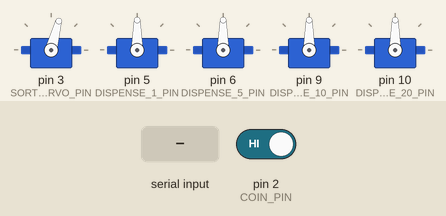
Simulated run of this sketch. Board: Arduino Uno, built with avr-gcc and run on an emulated ATmega328P. Shown: 5 × servo. The test bench sets the inputs (shaded band); at power-on: pin 2 (COIN_PIN) HIGH. What the sketch prints to the serial monitor is not drawn.

Above: at 1.7 s.
1.8 s: pin 2 (COIN_PIN) driven LOW
At 2.7 s:
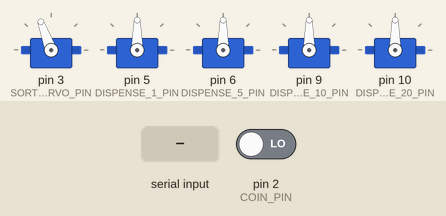
4.3 s: "DISPENSE:\n" received over Serial
Timing chart, 0 to 7.3 s (numbered marks = the images above; inputs shaded):
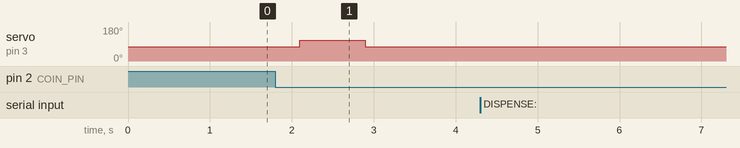

The sketch:

acceptor_sorter_dispenser.ino
```cpp
#include <Servo.h>

// --- Coin Acceptor ---
volatile int pulseCount = 0;
int intervalCounter = 0;
const unsigned long intervalThreshold = 30;  // Adjustable delay ticks

// --- Sorter Servo ---
Servo sorter;
const int SORTER_SERVO_PIN = 3;
const int COIN_PIN = 2;

// --- Sorter Angles ---
const int CENTER = 75;
const int LEFT = 40;
const int RIGHT = 110;

// --- Dispenser Servos ---
Servo dispenser1, dispenser5, dispenser10, dispenser20;
const int DISPENSE_1_PIN = 5;
const int DISPENSE_5_PIN = 6;
const int DISPENSE_10_PIN = 9;
const int DISPENSE_20_PIN = 10;

void setup() {
  pinMode(COIN_PIN, INPUT);
  attachInterrupt(digitalPinToInterrupt(COIN_PIN), incomingPulse, FALLING);

  Serial.begin(9600);

  // Attach servos
  sorter.attach(SORTER_SERVO_PIN);
  dispenser1.attach(DISPENSE_1_PIN);
  dispenser5.attach(DISPENSE_5_PIN);
  dispenser10.attach(DISPENSE_10_PIN);
  dispenser20.attach(DISPENSE_20_PIN);

  center_sorter();

  Serial.println("[READY] Insert a coin or send DISPENSE:x");
}

void loop() {
  intervalCounter++;

  // Coin sorting block
  if (intervalCounter >= intervalThreshold && pulseCount > 0) {
    Serial.print("[IMPULSES RECEIVED] → ");
    Serial.println(pulseCount);

    // Sort based on pulse count
    if (pulseCount == 1 || pulseCount == 5) {
      move_sorter("RIGHT");
    } else if (pulseCount == 2 || pulseCount == 10 || pulseCount == 20) {
      move_sorter("LEFT");
    } else {
      Serial.println("[WARN] Unknown coin value, skipping sort.");
    }

    pulseCount = 0;
    intervalCounter = 0;
    Serial.println("[READY] Insert next coin...");
  }

  // Serial command handling
  if (Serial.available()) {
    String cmd = Serial.readStringUntil('\n');
    cmd.trim();

    if (cmd.startsWith("DISPENSE:")) {
      int value = cmd.substring(9).toInt();
      dispense_coin(value);
    }
  }

  delay(10);  // Simple 10ms loop timer
}

void incomingPulse() {
  pulseCount++;
  intervalCounter = 0;
}

void move_sorter(String direction) {
  if (direction == "LEFT") {
    sorter.write(LEFT);
    Serial.println("[SORT] → LEFT");
  } else if (direction == "RIGHT") {
    sorter.write(RIGHT);
    Serial.println("[SORT] → RIGHT");
  }

  delay(800);  // Give time to sort
  center_sorter();
}

void center_sorter() {
  sorter.write(CENTER);
  delay(500);
  Serial.println("[SORT] → CENTER");
}

void dispense_coin(int denom) {
  Servo* servo = nullptr;
  String label = "";

  switch (denom) {
    case 1: servo = &dispenser1; label = "₱1"; break;
    case 5: servo = &dispenser5; label = "₱5"; break;
    case 10: servo = &dispenser10; label = "₱10"; break;
    case 20: servo = &dispenser20; label = "₱20"; break;
    default:
      Serial.println("[ERROR] Invalid DISPENSE denomination");
      return;
  }

  Serial.print("[DISPENSE] ");
  Serial.println(label);

  // Sweep to push coin
  servo->write(160);
  delay(500);
  servo->write(0);
  delay(500);
}
```

Measured:
- after the input at 1.8 s, servo on pin 3 (SORTER_SERVO_PIN): 75° → 110° after 0.29 s, → 75° 0.80 s later
- after the input at 4.3 s, every drawn part: stays the same
